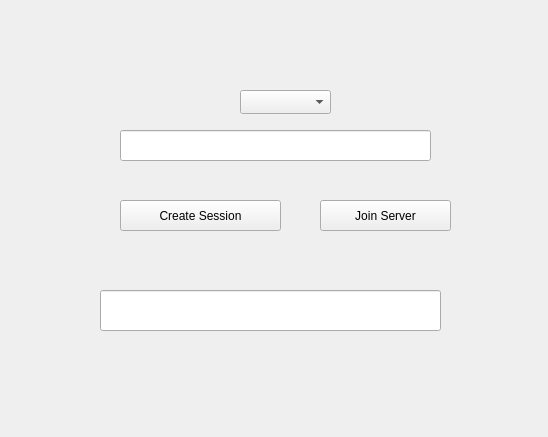
<?xml version="1.0" encoding="UTF-8"?>
<ui version="4.0">
 <class>ClientInterface</class>
 <widget class="QMainWindow" name="ClientInterface">
  <property name="geometry">
   <rect>
    <x>0</x>
    <y>0</y>
    <width>548</width>
    <height>437</height>
   </rect>
  </property>
  <property name="windowTitle">
   <string>ClientInterface</string>
  </property>
  <widget class="QWidget" name="centralwidget">
   <widget class="QLabel" name="lblclient">
    <property name="geometry">
     <rect>
      <x>240</x>
      <y>40</y>
      <width>91</width>
      <height>31</height>
     </rect>
    </property>
    <property name="styleSheet">
     <string notr="true">font: 900 18pt &quot;Arial Black&quot;;</string>
    </property>
    <property name="text">
     <string/>
    </property>
   </widget>
   <widget class="QPushButton" name="btnjoinsession">
    <property name="geometry">
     <rect>
      <x>320</x>
      <y>200</y>
      <width>131</width>
      <height>31</height>
     </rect>
    </property>
    <property name="styleSheet">
     <string notr="true">font: 16pt &quot;Arial&quot;;</string>
    </property>
    <property name="text">
     <string>Join Server</string>
    </property>
   </widget>
   <widget class="QLineEdit" name="txtsessioncode">
    <property name="geometry">
     <rect>
      <x>120</x>
      <y>130</y>
      <width>311</width>
      <height>31</height>
     </rect>
    </property>
    <property name="styleSheet">
     <string notr="true">font: 14pt &quot;Arial&quot;;</string>
    </property>
   </widget>
   <widget class="QLineEdit" name="txtresultcode">
    <property name="geometry">
     <rect>
      <x>100</x>
      <y>290</y>
      <width>341</width>
      <height>41</height>
     </rect>
    </property>
    <property name="readOnly">
     <bool>true</bool>
    </property>
   </widget>
   <widget class="QComboBox" name="boxswitch">
    <property name="geometry">
     <rect>
      <x>240</x>
      <y>90</y>
      <width>91</width>
      <height>24</height>
     </rect>
    </property>
    <property name="styleSheet">
     <string notr="true">font: 14pt &quot;Arial&quot;;</string>
    </property>
    <item>
     <property name="text">
      <string/>
     </property>
    </item>
    <item>
     <property name="text">
      <string>Server</string>
     </property>
    </item>
    <item>
     <property name="text">
      <string>Client</string>
     </property>
    </item>
    <item>
     <property name="text">
      <string/>
     </property>
    </item>
   </widget>
   <widget class="QPushButton" name="btncreatesession">
    <property name="geometry">
     <rect>
      <x>120</x>
      <y>200</y>
      <width>161</width>
      <height>31</height>
     </rect>
    </property>
    <property name="styleSheet">
     <string notr="true">font: 16pt &quot;Arial&quot;;</string>
    </property>
    <property name="text">
     <string>Create Session</string>
    </property>
   </widget>
   <widget class="QLabel" name="lblserver">
    <property name="geometry">
     <rect>
      <x>240</x>
      <y>40</y>
      <width>91</width>
      <height>31</height>
     </rect>
    </property>
    <property name="styleSheet">
     <string notr="true">font: 900 18pt &quot;Arial Black&quot;;</string>
    </property>
    <property name="text">
     <string/>
    </property>
   </widget>
  </widget>
 </widget>
 <resources/>
 <connections/>
</ui>
